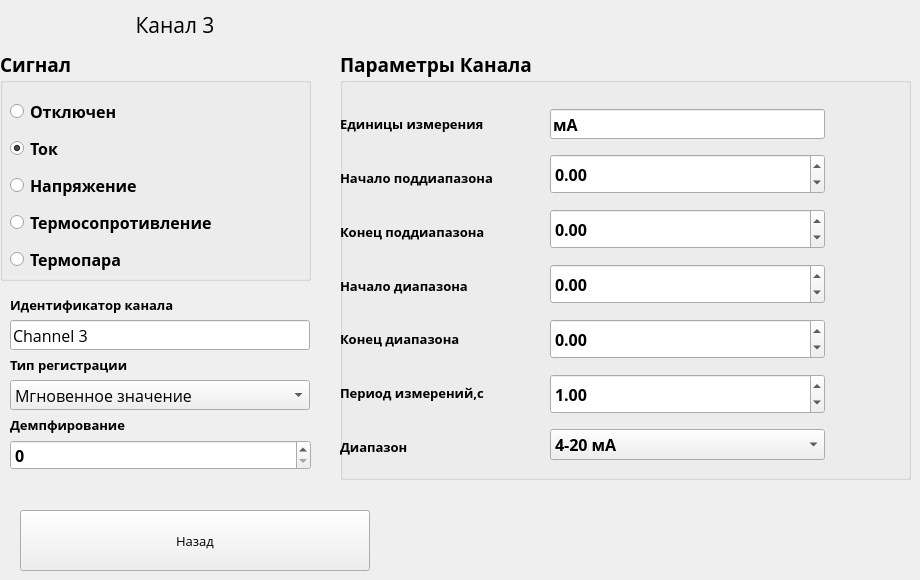
   <widget class="QWidget" name="Channel3">
    <widget class="QComboBox" name="RegType_Channel_3">
     <property name="geometry">
      <rect>
       <x>10</x>
       <y>380</y>
       <width>300</width>
       <height>30</height>
      </rect>
     </property>
     <property name="font">
      <font>
       <family>Open Sans</family>
       <pointsize>12</pointsize>
      </font>
     </property>
     <item>
      <property name="text">
       <string>Мгновенное значение</string>
      </property>
     </item>
     <item>
      <property name="text">
       <string>Среднее значение</string>
      </property>
     </item>
     <item>
      <property name="text">
       <string>Минимум</string>
      </property>
     </item>
     <item>
      <property name="text">
       <string>Максимум</string>
      </property>
     </item>
     <item>
      <property name="text">
       <string>Минимум + максимум</string>
      </property>
     </item>
    </widget>
    <widget class="QGroupBox" name="groupBox_5">
     <property name="geometry">
      <rect>
       <x>0</x>
       <y>50</y>
       <width>311</width>
       <height>231</height>
      </rect>
     </property>
     <property name="font">
      <font>
       <family>Open Sans</family>
       <pointsize>14</pointsize>
       <weight>75</weight>
       <bold>true</bold>
      </font>
     </property>
     <property name="title">
      <string>Сигнал</string>
     </property>
     <widget class="QWidget" name="layoutWidget_2">
      <property name="geometry">
       <rect>
        <x>10</x>
        <y>44</y>
        <width>296</width>
        <height>225</height>
       </rect>
      </property>
      <property name="font">
       <font>
        <family>Open Sans</family>
        <weight>75</weight>
        <bold>true</bold>
       </font>
      </property>
      <layout class="QVBoxLayout" name="verticalLayout_7">
       <property name="spacing">
        <number>5</number>
       </property>
       <item>
        <widget class="QRadioButton" name="ButonOtklChannel_3">
         <property name="font">
          <font>
           <family>Open Sans</family>
           <pointsize>12</pointsize>
           <weight>75</weight>
           <bold>true</bold>
          </font>
         </property>
         <property name="text">
          <string>Отключен                      </string>
         </property>
         <property name="checked">
          <bool>false</bool>
         </property>
         <attribute name="buttonGroup">
          <string notr="true">buttonGroup_3</string>
         </attribute>
        </widget>
       </item>
       <item>
        <widget class="QRadioButton" name="ButonTokChannel_3">
         <property name="font">
          <font>
           <family>Open Sans</family>
           <pointsize>12</pointsize>
           <weight>75</weight>
           <bold>true</bold>
          </font>
         </property>
         <property name="text">
          <string>Ток                                    </string>
         </property>
         <property name="checked">
          <bool>true</bool>
         </property>
         <attribute name="buttonGroup">
          <string notr="true">buttonGroup_3</string>
         </attribute>
        </widget>
       </item>
       <item>
        <widget class="QRadioButton" name="ButonNapryagenieChannel_3">
         <property name="font">
          <font>
           <family>Open Sans</family>
           <pointsize>12</pointsize>
           <weight>75</weight>
           <bold>true</bold>
          </font>
         </property>
         <property name="text">
          <string>Напряжение                     </string>
         </property>
         <attribute name="buttonGroup">
          <string notr="true">buttonGroup_3</string>
         </attribute>
        </widget>
       </item>
       <item>
        <widget class="QRadioButton" name="ButonResistorChannel_3">
         <property name="font">
          <font>
           <family>Open Sans</family>
           <pointsize>12</pointsize>
           <weight>75</weight>
           <bold>true</bold>
          </font>
         </property>
         <property name="text">
          <string>Термосопротивление</string>
         </property>
         <attribute name="buttonGroup">
          <string notr="true">buttonGroup_3</string>
         </attribute>
        </widget>
       </item>
       <item>
        <widget class="QRadioButton" name="ButonTermoparaChannel_3">
         <property name="font">
          <font>
           <family>Open Sans</family>
           <pointsize>12</pointsize>
           <weight>75</weight>
           <bold>true</bold>
          </font>
         </property>
         <property name="text">
          <string>Термопара                           </string>
         </property>
         <attribute name="buttonGroup">
          <string notr="true">buttonGroup_3</string>
         </attribute>
        </widget>
       </item>
       <item>
        <widget class="QRadioButton" name="ButonImpulseChannel_3">
         <property name="enabled">
          <bool>false</bool>
         </property>
         <property name="font">
          <font>
           <family>Open Sans</family>
           <pointsize>12</pointsize>
           <weight>75</weight>
           <bold>true</bold>
          </font>
         </property>
         <property name="text">
          <string>Счетчик Импульсов           </string>
         </property>
         <attribute name="buttonGroup">
          <string notr="true">buttonGroup_3</string>
         </attribute>
        </widget>
       </item>
      </layout>
     </widget>
    </widget>
    <widget class="QGroupBox" name="groupBox_6">
     <property name="geometry">
      <rect>
       <x>340</x>
       <y>50</y>
       <width>571</width>
       <height>430</height>
      </rect>
     </property>
     <property name="font">
      <font>
       <family>Open Sans</family>
       <pointsize>14</pointsize>
       <weight>75</weight>
       <bold>true</bold>
      </font>
     </property>
     <property name="toolTip">
      <string>&lt;html&gt;&lt;head/&gt;&lt;body&gt;&lt;p&gt;Нажмите на значение чтобы изменить&lt;/p&gt;&lt;/body&gt;&lt;/html&gt;</string>
     </property>
     <property name="title">
      <string>Параметры Канала</string>
     </property>
     <widget class="QWidget" name="layoutWidget_8">
      <property name="geometry">
       <rect>
        <x>210</x>
        <y>50</y>
        <width>275</width>
        <height>371</height>
       </rect>
      </property>
      <property name="font">
       <font>
        <family>Open Sans</family>
        <weight>75</weight>
        <bold>true</bold>
       </font>
      </property>
      <layout class="QVBoxLayout" name="verticalLayout_8">
       <item>
        <widget class="QLineEdit" name="UnitsChannel_3">
         <property name="minimumSize">
          <size>
           <width>100</width>
           <height>0</height>
          </size>
         </property>
         <property name="maximumSize">
          <size>
           <width>16777215</width>
           <height>30</height>
          </size>
         </property>
         <property name="font">
          <font>
           <family>Open Sans</family>
           <pointsize>12</pointsize>
           <weight>75</weight>
           <bold>true</bold>
          </font>
         </property>
         <property name="text">
          <string>мА</string>
         </property>
        </widget>
       </item>
       <item>
        <widget class="QDoubleSpinBox" name="NignPredelChannel_3">
         <property name="minimumSize">
          <size>
           <width>100</width>
           <height>40</height>
          </size>
         </property>
         <property name="font">
          <font>
           <family>Open Sans</family>
           <pointsize>12</pointsize>
           <weight>75</weight>
           <bold>true</bold>
          </font>
         </property>
         <property name="inputMethodHints">
          <set>Qt::ImhDigitsOnly|Qt::ImhMultiLine</set>
         </property>
         <property name="accelerated">
          <bool>true</bool>
         </property>
         <property name="decimals">
          <number>2</number>
         </property>
         <property name="minimum">
          <double>-300.000000000000000</double>
         </property>
         <property name="maximum">
          <double>1000.000000000000000</double>
         </property>
         <property name="singleStep">
          <double>0.010000000000000</double>
         </property>
        </widget>
       </item>
       <item>
        <widget class="QDoubleSpinBox" name="VerhnPredelChannel_3">
         <property name="minimumSize">
          <size>
           <width>100</width>
           <height>40</height>
          </size>
         </property>
         <property name="font">
          <font>
           <family>Open Sans</family>
           <pointsize>12</pointsize>
           <weight>75</weight>
           <bold>true</bold>
          </font>
         </property>
         <property name="accelerated">
          <bool>true</bool>
         </property>
         <property name="decimals">
          <number>2</number>
         </property>
         <property name="minimum">
          <double>-300.000000000000000</double>
         </property>
         <property name="maximum">
          <double>1000.000000000000000</double>
         </property>
         <property name="singleStep">
          <double>0.010000000000000</double>
         </property>
        </widget>
       </item>
       <item>
        <widget class="QDoubleSpinBox" name="NignPredIzmerChannel_3">
         <property name="minimumSize">
          <size>
           <width>100</width>
           <height>40</height>
          </size>
         </property>
         <property name="font">
          <font>
           <family>Open Sans</family>
           <pointsize>12</pointsize>
           <weight>75</weight>
           <bold>true</bold>
          </font>
         </property>
         <property name="accelerated">
          <bool>true</bool>
         </property>
         <property name="decimals">
          <number>2</number>
         </property>
         <property name="minimum">
          <double>-300.000000000000000</double>
         </property>
         <property name="maximum">
          <double>1000.000000000000000</double>
         </property>
         <property name="singleStep">
          <double>0.010000000000000</double>
         </property>
        </widget>
       </item>
       <item>
        <widget class="QDoubleSpinBox" name="VerhnPredIzmerChannel_3">
         <property name="minimumSize">
          <size>
           <width>100</width>
           <height>40</height>
          </size>
         </property>
         <property name="font">
          <font>
           <family>Open Sans</family>
           <pointsize>12</pointsize>
           <weight>75</weight>
           <bold>true</bold>
          </font>
         </property>
         <property name="accelerated">
          <bool>true</bool>
         </property>
         <property name="decimals">
          <number>2</number>
         </property>
         <property name="minimum">
          <double>-300.000000000000000</double>
         </property>
         <property name="maximum">
          <double>1000.000000000000000</double>
         </property>
         <property name="singleStep">
          <double>0.010000000000000</double>
         </property>
        </widget>
       </item>
       <item>
        <widget class="QDoubleSpinBox" name="PeriodIzmerChannel_3">
         <property name="minimumSize">
          <size>
           <width>100</width>
           <height>40</height>
          </size>
         </property>
         <property name="font">
          <font>
           <family>Open Sans</family>
           <pointsize>12</pointsize>
           <weight>75</weight>
           <bold>true</bold>
          </font>
         </property>
         <property name="accelerated">
          <bool>true</bool>
         </property>
         <property name="decimals">
          <number>2</number>
         </property>
         <property name="minimum">
          <double>0.050000000000000</double>
         </property>
         <property name="singleStep">
          <double>0.050000000000000</double>
         </property>
         <property name="value">
          <double>1.000000000000000</double>
         </property>
        </widget>
       </item>
       <item>
        <widget class="QComboBox" name="DiapasonChannel_3">
         <property name="font">
          <font>
           <pointsize>12</pointsize>
          </font>
         </property>
         <item>
          <property name="text">
           <string>4-20 мА</string>
          </property>
         </item>
         <item>
          <property name="text">
           <string>0-20 мА</string>
          </property>
         </item>
         <item>
          <property name="text">
           <string>0-5 мА</string>
          </property>
         </item>
        </widget>
       </item>
      </layout>
     </widget>
     <widget class="QWidget" name="layoutWidget_9">
      <property name="geometry">
       <rect>
        <x>0</x>
        <y>50</y>
        <width>200</width>
        <height>371</height>
       </rect>
      </property>
      <property name="font">
       <font>
        <family>Open Sans</family>
        <weight>75</weight>
        <bold>true</bold>
       </font>
      </property>
      <layout class="QVBoxLayout" name="verticalLayout_9">
       <item>
        <widget class="QLabel" name="label_34">
         <property name="font">
          <font>
           <family>Open Sans</family>
           <pointsize>10</pointsize>
           <weight>75</weight>
           <bold>true</bold>
          </font>
         </property>
         <property name="text">
          <string>Единицы измерения</string>
         </property>
        </widget>
       </item>
       <item>
        <widget class="QLabel" name="label_35">
         <property name="font">
          <font>
           <family>Open Sans</family>
           <pointsize>10</pointsize>
           <weight>75</weight>
           <bold>true</bold>
          </font>
         </property>
         <property name="text">
          <string>Начало поддиапазона</string>
         </property>
        </widget>
       </item>
       <item>
        <widget class="QLabel" name="label_36">
         <property name="font">
          <font>
           <family>Open Sans</family>
           <pointsize>10</pointsize>
           <weight>75</weight>
           <bold>true</bold>
          </font>
         </property>
         <property name="text">
          <string>Конец поддиапазона</string>
         </property>
        </widget>
       </item>
       <item>
        <widget class="QLabel" name="label_37">
         <property name="font">
          <font>
           <family>Open Sans</family>
           <pointsize>10</pointsize>
           <weight>75</weight>
           <bold>true</bold>
          </font>
         </property>
         <property name="text">
          <string>Начало диапазона</string>
         </property>
        </widget>
       </item>
       <item>
        <widget class="QLabel" name="label_39">
         <property name="font">
          <font>
           <family>Open Sans</family>
           <pointsize>10</pointsize>
           <weight>75</weight>
           <bold>true</bold>
          </font>
         </property>
         <property name="text">
          <string>Конец диапазона</string>
         </property>
        </widget>
       </item>
       <item>
        <widget class="QLabel" name="label_40">
         <property name="font">
          <font>
           <family>Open Sans</family>
           <pointsize>10</pointsize>
           <weight>75</weight>
           <bold>true</bold>
          </font>
         </property>
         <property name="text">
          <string>Период измерений,с</string>
         </property>
        </widget>
       </item>
       <item>
        <widget class="QLabel" name="label_41">
         <property name="font">
          <font>
           <family>Open Sans</family>
           <pointsize>10</pointsize>
           <weight>75</weight>
           <bold>true</bold>
          </font>
         </property>
         <property name="text">
          <string>Диапазон</string>
         </property>
        </widget>
       </item>
      </layout>
     </widget>
    </widget>
    <widget class="QLabel" name="label_63">
     <property name="geometry">
      <rect>
       <x>10</x>
       <y>290</y>
       <width>300</width>
       <height>30</height>
      </rect>
     </property>
     <property name="font">
      <font>
       <family>Open Sans</family>
       <pointsize>10</pointsize>
       <weight>75</weight>
       <bold>true</bold>
      </font>
     </property>
     <property name="text">
      <string>Идентификатор канала</string>
     </property>
    </widget>
    <widget class="QLabel" name="label_49">
     <property name="geometry">
      <rect>
       <x>0</x>
       <y>0</y>
       <width>350</width>
       <height>50</height>
      </rect>
     </property>
     <property name="font">
      <font>
       <family>Open Sans</family>
       <pointsize>16</pointsize>
      </font>
     </property>
     <property name="text">
      <string>Канал 3</string>
     </property>
     <property name="alignment">
      <set>Qt::AlignCenter</set>
     </property>
    </widget>
    <widget class="QLineEdit" name="Name_Channel_3">
     <property name="geometry">
      <rect>
       <x>10</x>
       <y>320</y>
       <width>300</width>
       <height>30</height>
      </rect>
     </property>
     <property name="maximumSize">
      <size>
       <width>16777215</width>
       <height>30</height>
      </size>
     </property>
     <property name="font">
      <font>
       <family>Open Sans</family>
       <pointsize>12</pointsize>
       <weight>50</weight>
       <bold>false</bold>
      </font>
     </property>
     <property name="text">
      <string>Channel 3</string>
     </property>
    </widget>
    <widget class="QLabel" name="label_64">
     <property name="geometry">
      <rect>
       <x>10</x>
       <y>350</y>
       <width>300</width>
       <height>30</height>
      </rect>
     </property>
     <property name="font">
      <font>
       <family>Open Sans</family>
       <pointsize>10</pointsize>
       <weight>75</weight>
       <bold>true</bold>
      </font>
     </property>
     <property name="text">
      <string>Тип регистрации</string>
     </property>
    </widget>
    <widget class="QPushButton" name="pushButton_28">
     <property name="geometry">
      <rect>
       <x>20</x>
       <y>510</y>
       <width>350</width>
       <height>61</height>
      </rect>
     </property>
     <property name="font">
      <font>
       <family>Open Sans</family>
       <pointsize>10</pointsize>
      </font>
     </property>
     <property name="text">
      <string>Назад</string>
     </property>
    </widget>
    <widget class="QSpinBox" name="DemphirChannel_3">
     <property name="geometry">
      <rect>
       <x>10</x>
       <y>440</y>
       <width>301</width>
       <height>30</height>
      </rect>
     </property>
     <property name="minimumSize">
      <size>
       <width>100</width>
       <height>30</height>
      </size>
     </property>
     <property name="font">
      <font>
       <family>Open Sans</family>
       <pointsize>12</pointsize>
       <weight>75</weight>
       <bold>true</bold>
      </font>
     </property>
     <property name="inputMethodHints">
      <set>Qt::ImhDigitsOnly|Qt::ImhMultiLine</set>
     </property>
     <property name="accelerated">
      <bool>true</bool>
     </property>
    </widget>
    <widget class="QLabel" name="label_70">
     <property name="geometry">
      <rect>
       <x>10</x>
       <y>410</y>
       <width>300</width>
       <height>30</height>
      </rect>
     </property>
     <property name="minimumSize">
      <size>
       <width>0</width>
       <height>30</height>
      </size>
     </property>
     <property name="font">
      <font>
       <family>Open Sans</family>
       <pointsize>10</pointsize>
       <weight>75</weight>
       <bold>true</bold>
      </font>
     </property>
     <property name="text">
      <string>Демпфирование</string>
     </property>
    </widget>
   </widget>
